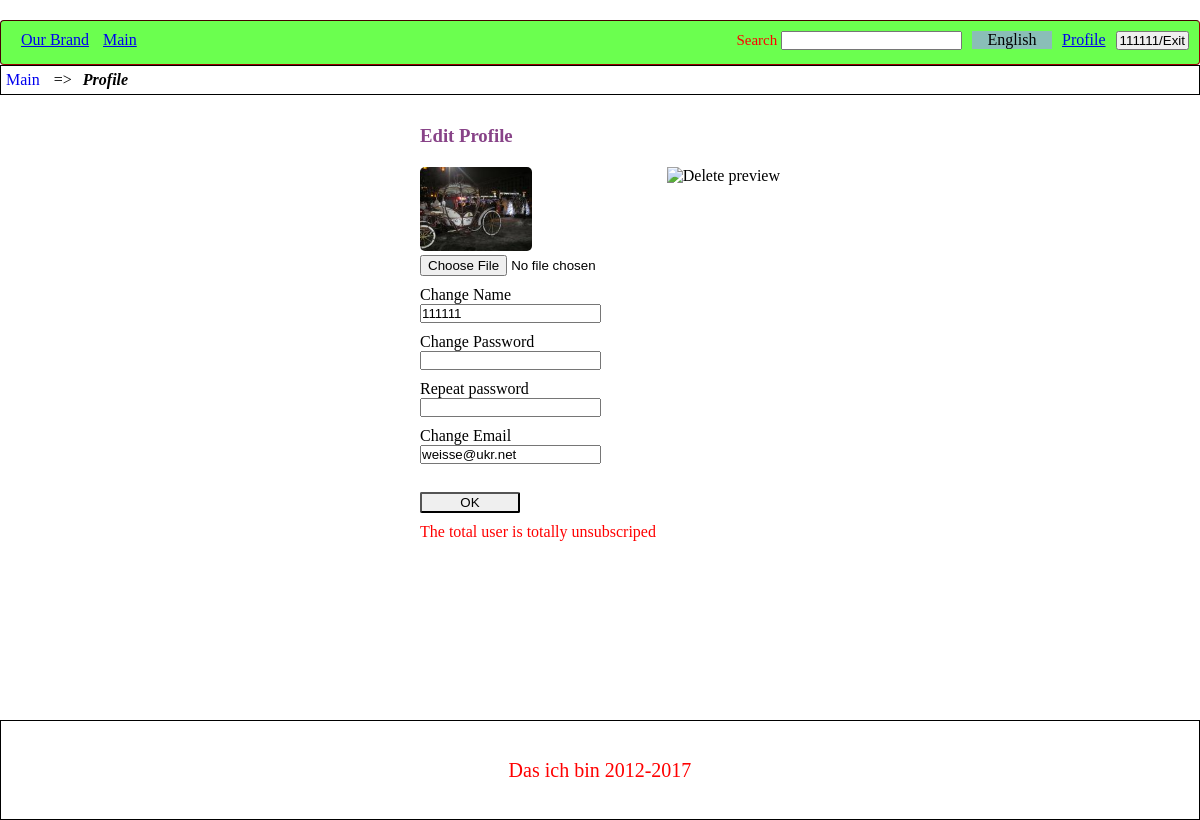
The page /en/subscription/profile (signed in) on the database its author committed.
### tables this page shows
CREATE TABLE `users` (
  `id` int(10) UNSIGNED NOT NULL,
  `avatar` varchar(255) DEFAULT NULL,
  `login` varchar(255) NOT NULL,
  `password` varchar(255) NOT NULL,
  `email` varchar(255) NOT NULL,
  `start_date` date DEFAULT NULL,
  `subscription_term` enum('NULL','monthly','quarterly','yearly') DEFAULT NULL,
  `token` varchar(255) NOT NULL
);

### resources/templates/default/index.php (called while the page is built, shortened)
<?php
    require_once "header.php";
    $view=$router->getView($view);
    include_once ($view);
    require_once "footer.php";

### public/index.php (called while the page is built, shortened)
<?php
    $router = new Application();
    $controller=$router->getController();
    extract($router->runController($controller), EXTR_OVERWRITE);
    require_once PATH_SITE."/resources/". $router->putTemplate()."/index.php";

### resources/languages/en.php (called while the page is built, shortened)
<?php
$mainPageL = "Main";
$repeatPasswordL = "Repeat password";
$profileL = "Profile";
$changeNameL= "Change Name";
$changePasswordL = "Change Password";
$changeEmailL = "Change Email";
$unsubscriped = "The total user is totally unsubscriped";
$editProfileL = "Edit Profile";
$deletePreviewL = "Delete preview";

### app/core/database.php (called while the page is built, shortened)
<?php
class DataBase {
    public function __construct(){
     try{
           $this->conn = new \PDO('mysql:dbname='.NAME_BD.';host='.HOST.'', USER, PASSWORD, array(\PDO::MYSQL_ATTR_INIT_COMMAND => 'SET NAMES\'UTF8\''));
        }catch(\PDOException $e) {die("Ошибка соединения с базой или хостом:".$e->getMessage());}
    }
}
?>

### app/protected/models/subscription.php (called while the page is built, shortened)
<?php
class Subscription extends DataBase
{
    private function ifUserSubscriped($user)
    {
        if(!$user->start_date OR !$user->subscription_term)  return false;
        $date = new Carbon($user->start_date);
        $subscription = new \stdClass();
        $subscription->finalDate = isset($argument) ? $date->$method($argument) : $date->$method();
        $subscription->activeStatus = (Carbon::now() < $date)? true: false;
       return $subscription;
    }
    public function getUserInfo()
    {
        $sql = "SELECT `id`, `avatar`, `login`, `email`, `start_date`, `subscription_term` FROM `users` WHERE `login`=? ";
        $stmt = $this->conn->prepare($sql);
        $stmt->bindValue(1, $_SESSION['user']['login'], \PDO::PARAM_STR);
        $stmt->execute();
        $res = $stmt->fetch();
        $subscription = $this->ifUserSubscriped($res);
        $res->finalDate = @$subscription->finalDate;
        $res->activeStatus = @$subscription->activeStatus;
        return $res;
    }
}

### app/protected/controllers/common/subsription.php (called while the page is built, shortened)
<?php
class Subscription extends BaseController
{
    public function profile($errors = null )
    {
        $profileData = (new SubscriptionModel())->getUserInfo();
        return ['view'=>'/views/common/subscription/profile.php', 'profileData' => @$profileData, 'errors' =>$errors];
    }
}

### app/core/application.php (called while the page is built, shortened)
<?php
class Application extends MainDispatcher {
    public function runController($controller){
        $action = $controller[1];
        $contr = new $nameContr($controller);
        $data=call_user_func(array($contr, $action));
        return $data;
    }
}

### config/helpers.php (called while the page is built, shortened)
<?php
   function displayPreviewImage($givenImage, $imageCustomType, $path)
   {
        return $path.$givenImage;
   }

### resources/views/common/subscription/profile.php (the view, shortened to what this page needs)
<section class="breadcrumbs">
    <a href="/" class="breadcrumb__item"><?=  $mainPageL ?></a>  =>
    <span class="breadcrumb__item--current"><?=  $profileL ?></span>
</section>
<section class="profile-block">
    <h1 class="profile-header__h1"><?= $editProfileL ?></h1>
    <?php
        $givenImage = $profileData->avatar;
        $imageCustomType = 'avatar';
        $path = '/uploads/avatars/';
        include   PATH_SITE.'/resources/views/partials/addImage.php';
        ?>
    <form action="/subscription/update" method="post" >
        <div class="subscribtion-form__field-block">
            <label>
                <?= $changeNameL ?> <br>
                <input type="text" name="login" value = "<?=  @$_POST['login']?? @$profileData->login ?>" >
            </label>
        </div>
        <div class="subscribtion-form__field-block">
            <label>
                <?= $changePasswordL ?> <br>
                <input type="password" name="password"  value = "<?=  @$_POST['password'] ?>" >
            </label>
        </div>
        <div class="subscribtion-form__field-block">
            <label>
                <?= $repeatPasswordL ?> <br>
                <input type="password" name="password2" value = "<?= @$_POST['password2'] ?>" >
            </label>
        </div>
        <div class="subscribtion-form__field-block">
            <label>
                <?= $changeEmailL ?> <br>
                <input type="text" name="email" value = "<?=  @$_POST['email']?? @$profileData->email ?>" >
            </label>
        </div>
        <br>
        <p>
            <button class="subscribtion-form__button">OK</button>
        </p>
    </form>
    <div class="subscribtion-form__field-block--notice">
        <?= $profileData->activeStatus == 1 ? $subscripedTillL.' '.$profileData->finalDate->toDateString() : $unsubscriped; ?>
    </div>
</section>

### resources/views/common/partials/addImage.php (shortened to what this page needs)
<div class="image-download__block">
    <img src="<?=  displayPreviewImage($givenImage, $imageCustomType, $path) ?>" alt="" id="downloadImagePreview" class="image-download__preview">
<?php if($givenImage): ?>
    <img src="/img/small-close.png" alt="<?= $deletePreviewL ?>"  title ="<?= $deletePreviewL ?>" id="deleteImagePreview" class="image-download__delete-sign">
<?php endif; ?>
    <form enctype="multipart/form-data">
        <input type="file" name="file" id="file" class="">
    </form>
</div>

### public/assets/css/default.css (style rules this page uses)
* { box-sizing: border-box; margin: 0; padding: 0; }
html, body { height: 100%; }
.breadcrumbs { width: 100%; height:auto; border: 1px solid #000000; margin-bottom: 5px; padding: 5px; }
.breadcrumb__item--current { font-style: italic; font-weight: bold; margin-left: 7px; text-transform: capitalize; }
.breadcrumb__item { margin-right:10px; text-transform: capitalize; text-decoration:none; }
.subscribtion-form__button { padding: 1px; width: 100px; border-radius: 2px; cursor:pointer; }
.subscribtion-form__field-block { margin:10px 0; }
.subscribtion-form__field-block--notice { margin-top:10px; color:red; }
.image-download__preview { max-height:112px; max-width:112px; border-radius:5px; }
.image-download__block { margin-bottom:10px; position:relative; }
.profile-block { width: 360px; margin: 30px auto; }
.profile-header__h1 { color: #884388; margin-bottom:20px; }
.image-download__delete-sign { position:absolute; top:0; right:0; cursor:pointer; }

### rows shown on the page
users: avatar (picture), login "111111", email "weisse@ukr.net"

### other values the page prints
$ourBrandL "Our Brand"
$mainPageL "Main"
$_SESSION['user']['login'] "111111"
$exitL "Exit"
$profileL "Profile"
$searchL "Search"
$editProfileL "Edit Profile"
$changeNameL "Change Name"
$changePasswordL "Change Password"
$repeatPasswordL "Repeat password"
$changeEmailL "Change Email"
$unsubscriped "The total user is totally unsubscriped"
$footerDisclaimerL "Das ich bin 2012-2017"
